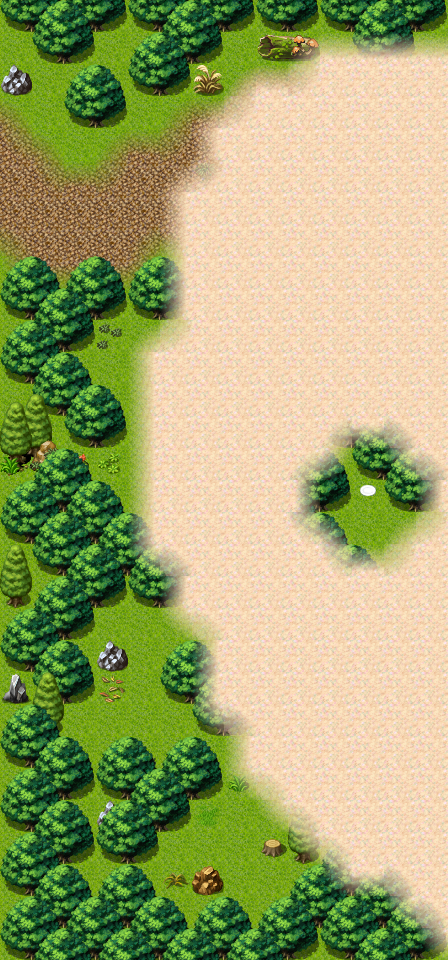

Tiled map render using the project's own tile images. Description and the map definition, with tile-layer contents summarised, below:
An orthogonal 14x30 tile map with 32x32 px tiles, 4 tile layers (Ground, Objects, Above, Top), 4 hidden layers not drawn, 61 tilesets and 8 objects (3x mapchange, 3x replace, script, spawn).

<map version="1.8" tiledversion="1.8.4" orientation="orthogonal" renderorder="right-down" width="14" height="30" tilewidth="32" tileheight="32" infinite="0" nextlayerid="20" nextobjectid="14">
 <properties>
  <property name="outdoors" value="1" />
 </properties>
 <tileset firstgid="1" name="map_bed_1" tilewidth="32" tileheight="32" tilecount="128" columns="16">
  <image source="../drawable/map_bed_1.png" width="512" height="256" />
 </tileset>
 <tileset firstgid="129" name="map_border_1" tilewidth="32" tileheight="32" tilecount="128" columns="16">
  <image source="../drawable/map_border_1.png" width="512" height="256" />
 </tileset>
 <tileset firstgid="257" name="map_bridge_1" tilewidth="32" tileheight="32" tilecount="128" columns="16">
  <image source="../drawable/map_bridge_1.png" width="512" height="256" />
 </tileset>
 <tileset firstgid="385" name="map_bridge_2" tilewidth="32" tileheight="32" tilecount="128" columns="16">
  <image source="../drawable/map_bridge_2.png" width="512" height="256" />
 </tileset>
 <tileset firstgid="513" name="map_broken_1" tilewidth="32" tileheight="32" tilecount="128" columns="16">
  <image source="../drawable/map_broken_1.png" width="512" height="256" />
 </tileset>
 <tileset firstgid="641" name="map_cavewall_1" tilewidth="32" tileheight="32" tilecount="108" columns="18">
  <image source="../drawable/map_cavewall_1.png" width="576" height="192" />
 </tileset>
 <tileset firstgid="749" name="map_cavewall_2" tilewidth="32" tileheight="32" tilecount="108" columns="18">
  <image source="../drawable/map_cavewall_2.png" width="576" height="192" />
 </tileset>
 <tileset firstgid="857" name="map_cavewall_3" tilewidth="32" tileheight="32" tilecount="108" columns="18">
  <image source="../drawable/map_cavewall_3.png" width="576" height="192" />
 </tileset>
 <tileset firstgid="965" name="map_cavewall_4" tilewidth="32" tileheight="32" tilecount="108" columns="18">
  <image source="../drawable/map_cavewall_4.png" width="576" height="192" />
 </tileset>
 <tileset firstgid="1073" name="map_chair_table_1" tilewidth="32" tileheight="32" tilecount="128" columns="16">
  <image source="../drawable/map_chair_table_1.png" width="512" height="256" />
 </tileset>
 <tileset firstgid="1201" name="map_chair_table_2" tilewidth="32" tileheight="32" tilecount="128" columns="16">
  <image source="../drawable/map_chair_table_2.png" width="512" height="256" />
 </tileset>
 <tileset firstgid="1329" name="map_crate_1" tilewidth="32" tileheight="32" tilecount="128" columns="16">
  <image source="../drawable/map_crate_1.png" width="512" height="256" />
 </tileset>
 <tileset firstgid="1457" name="map_cupboard_1" tilewidth="32" tileheight="32" tilecount="128" columns="16">
  <image source="../drawable/map_cupboard_1.png" width="512" height="256" />
 </tileset>
 <tileset firstgid="1585" name="map_curtain_1" tilewidth="32" tileheight="32" tilecount="128" columns="16">
  <image source="../drawable/map_curtain_1.png" width="512" height="256" />
 </tileset>
 <tileset firstgid="1713" name="map_entrance_1" tilewidth="32" tileheight="32" tilecount="128" columns="16">
  <image source="../drawable/map_entrance_1.png" width="512" height="256" />
 </tileset>
 <tileset firstgid="1841" name="map_entrance_2" tilewidth="32" tileheight="32" tilecount="128" columns="16">
  <image source="../drawable/map_entrance_2.png" width="512" height="256" />
 </tileset>
 <tileset firstgid="1969" name="map_fence_1" tilewidth="32" tileheight="32" tilecount="128" columns="16">
  <image source="../drawable/map_fence_1.png" width="512" height="256" />
 </tileset>
 <tileset firstgid="2097" name="map_fence_2" tilewidth="32" tileheight="32" tilecount="128" columns="16">
  <image source="../drawable/map_fence_2.png" width="512" height="256" />
 </tileset>
 <tileset firstgid="2225" name="map_fence_3" tilewidth="32" tileheight="32" tilecount="128" columns="16">
  <image source="../drawable/map_fence_3.png" width="512" height="256" />
 </tileset>
 <tileset firstgid="2353" name="map_fence_4" tilewidth="32" tileheight="32" tilecount="128" columns="16">
  <image source="../drawable/map_fence_4.png" width="512" height="256" />
 </tileset>
 <tileset firstgid="2481" name="map_ground_1" tilewidth="32" tileheight="32" tilecount="128" columns="16">
  <image source="../drawable/map_ground_1.png" width="512" height="256" />
 </tileset>
 <tileset firstgid="2609" name="map_ground_2" tilewidth="32" tileheight="32" tilecount="128" columns="16">
  <image source="../drawable/map_ground_2.png" width="512" height="256" />
 </tileset>
 <tileset firstgid="2737" name="map_ground_3" tilewidth="32" tileheight="32" tilecount="128" columns="16">
  <image source="../drawable/map_ground_3.png" width="512" height="256" />
 </tileset>
 <tileset firstgid="2865" name="map_ground_4" tilewidth="32" tileheight="32" tilecount="128" columns="16">
  <image source="../drawable/map_ground_4.png" width="512" height="256" />
 </tileset>
 <tileset firstgid="2993" name="map_ground_5" tilewidth="32" tileheight="32" tilecount="128" columns="16">
  <image source="../drawable/map_ground_5.png" width="512" height="256" />
 </tileset>
 <tileset firstgid="3121" name="map_ground_6" tilewidth="32" tileheight="32" tilecount="128" columns="16">
  <image source="../drawable/map_ground_6.png" width="512" height="256" />
 </tileset>
 <tileset firstgid="3249" name="map_ground_7" tilewidth="32" tileheight="32" tilecount="128" columns="16">
  <image source="../drawable/map_ground_7.png" width="512" height="256" />
 </tileset>
 <tileset firstgid="3377" name="map_ground_8" tilewidth="32" tileheight="32" tilecount="128" columns="16">
  <image source="../drawable/map_ground_8.png" width="512" height="256" />
 </tileset>
 <tileset firstgid="3505" name="map_house_1" tilewidth="32" tileheight="32" tilecount="128" columns="16">
  <image source="../drawable/map_house_1.png" width="512" height="256" />
 </tileset>
 <tileset firstgid="3633" name="map_house_2" tilewidth="32" tileheight="32" tilecount="128" columns="16">
  <image source="../drawable/map_house_2.png" width="512" height="256" />
 </tileset>
 <tileset firstgid="3761" name="map_indoor_1" tilewidth="32" tileheight="32" tilecount="128" columns="16">
  <image source="../drawable/map_indoor_1.png" width="512" height="256" />
 </tileset>
 <tileset firstgid="3889" name="map_indoor_2" tilewidth="32" tileheight="32" tilecount="128" columns="16">
  <image source="../drawable/map_indoor_2.png" width="512" height="256" />
 </tileset>
 <tileset firstgid="4017" name="map_kitchen_1" tilewidth="32" tileheight="32" tilecount="128" columns="16">
  <image source="../drawable/map_kitchen_1.png" width="512" height="256" />
 </tileset>
 <tileset firstgid="4145" name="map_outdoor_1" tilewidth="32" tileheight="32" tilecount="128" columns="16">
  <image source="../drawable/map_outdoor_1.png" width="512" height="256" />
 </tileset>
 <tileset firstgid="4273" name="map_pillar_1" tilewidth="32" tileheight="32" tilecount="128" columns="16">
  <image source="../drawable/map_pillar_1.png" width="512" height="256" />
 </tileset>
 <tileset firstgid="4401" name="map_pillar_2" tilewidth="32" tileheight="32" tilecount="128" columns="16">
  <image source="../drawable/map_pillar_2.png" width="512" height="256" />
 </tileset>
 <tileset firstgid="4529" name="map_plant_1" tilewidth="32" tileheight="32" tilecount="128" columns="16">
  <image source="../drawable/map_plant_1.png" width="512" height="256" />
 </tileset>
 <tileset firstgid="4657" name="map_plant_2" tilewidth="32" tileheight="32" tilecount="128" columns="16">
  <image source="../drawable/map_plant_2.png" width="512" height="256" />
 </tileset>
 <tileset firstgid="4785" name="map_rock_1" tilewidth="32" tileheight="32" tilecount="128" columns="16">
  <image source="../drawable/map_rock_1.png" width="512" height="256" />
 </tileset>
 <tileset firstgid="4913" name="map_rock_2" tilewidth="32" tileheight="32" tilecount="128" columns="16">
  <image source="../drawable/map_rock_2.png" width="512" height="256" />
 </tileset>
 <tileset firstgid="5041" name="map_roof_1" tilewidth="32" tileheight="32" tilecount="128" columns="16">
  <image source="../drawable/map_roof_1.png" width="512" height="256" />
 </tileset>
 <tileset firstgid="5169" name="map_roof_2" tilewidth="32" tileheight="32" tilecount="128" columns="16">
  <image source="../drawable/map_roof_2.png" width="512" height="256" />
 </tileset>
 <tileset firstgid="5297" name="map_roof_3" tilewidth="32" tileheight="32" tilecount="128" columns="16">
  <image source="../drawable/map_roof_3.png" width="512" height="256" />
 </tileset>
 <tileset firstgid="5425" name="map_shop_1" tilewidth="32" tileheight="32" tilecount="128" columns="16">
  <image source="../drawable/map_shop_1.png" width="512" height="256" />
 </tileset>
 <tileset firstgid="5553" name="map_sign_ladder_1" tilewidth="32" tileheight="32" tilecount="128" columns="16">
  <image source="../drawable/map_sign_ladder_1.png" width="512" height="256" />
 </tileset>
 <tileset firstgid="5681" name="map_table_1" tilewidth="32" tileheight="32" tilecount="128" columns="16">
  <image source="../drawable/map_table_1.png" width="512" height="256" />
 </tileset>
 <tileset firstgid="5809" name="map_trail_1" tilewidth="32" tileheight="32" tilecount="128" columns="16">
  <image source="../drawable/map_trail_1.png" width="512" height="256" />
 </tileset>
 <tileset firstgid="5937" name="map_transition_1" tilewidth="32" tileheight="32" tilecount="128" columns="16">
  <image source="../drawable/map_transition_1.png" width="512" height="256" />
 </tileset>
 <tileset firstgid="6065" name="map_transition_2" tilewidth="32" tileheight="32" tilecount="128" columns="16">
  <image source="../drawable/map_transition_2.png" width="512" height="256" />
 </tileset>
 <tileset firstgid="6193" name="map_transition_3" tilewidth="32" tileheight="32" tilecount="128" columns="16">
  <image source="../drawable/map_transition_3.png" width="512" height="256" />
 </tileset>
 <tileset firstgid="6321" name="map_transition_4" tilewidth="32" tileheight="32" tilecount="128" columns="16">
  <image source="../drawable/map_transition_4.png" width="512" height="256" />
 </tileset>
 <tileset firstgid="6449" name="map_transition_5" tilewidth="32" tileheight="32" tilecount="128" columns="16">
  <image source="../drawable/map_transition_5.png" width="512" height="256" />
 </tileset>
 <tileset firstgid="6577" name="map_tree_1" tilewidth="32" tileheight="32" tilecount="128" columns="16">
  <image source="../drawable/map_tree_1.png" width="512" height="256" />
 </tileset>
 <tileset firstgid="6705" name="map_tree_2" tilewidth="32" tileheight="32" tilecount="128" columns="16">
  <image source="../drawable/map_tree_2.png" width="512" height="256" />
 </tileset>
 <tileset firstgid="6833" name="map_wall_1" tilewidth="32" tileheight="32" tilecount="128" columns="16">
  <image source="../drawable/map_wall_1.png" width="512" height="256" />
 </tileset>
 <tileset firstgid="6961" name="map_wall_2" tilewidth="32" tileheight="32" tilecount="120" columns="15">
  <image source="../drawable/map_wall_2.png" width="480" height="256" />
 </tileset>
 <tileset firstgid="7081" name="map_wall_3" tilewidth="32" tileheight="32" tilecount="120" columns="15">
  <image source="../drawable/map_wall_3.png" width="480" height="256" />
 </tileset>
 <tileset firstgid="7201" name="map_wall_4" tilewidth="32" tileheight="32" tilecount="120" columns="15">
  <image source="../drawable/map_wall_4.png" width="480" height="256" />
 </tileset>
 <tileset firstgid="7321" name="map_window_1" tilewidth="32" tileheight="32" tilecount="128" columns="16">
  <image source="../drawable/map_window_1.png" width="512" height="256" />
 </tileset>
 <tileset firstgid="7449" name="map_window_2" tilewidth="32" tileheight="32" tilecount="128" columns="16">
  <image source="../drawable/map_window_2.png" width="512" height="256" />
 </tileset>
 <tileset firstgid="7577" name="map_guynmart" tilewidth="32" tileheight="32" tilecount="128" columns="16">
  <image source="../drawable/map_guynmart.png" width="512" height="256" />
 </tileset>
 <layer id="1" name="Ground" width="14" height="30">
  <data>[420 cells, 420 non-empty, 2 distinct tile ids]</data>
 </layer>
 <layer id="2" name="Objects" width="14" height="30">
  <data>[420 cells, 246 non-empty, 40 distinct tile ids]</data>
 </layer>
 <layer id="3" name="Above" width="14" height="30">
  <data>[420 cells, 158 non-empty, 5 distinct tile ids]</data>
 </layer>
 <layer id="10" name="Top" width="14" height="30">
  <data>[420 cells, 232 non-empty, 15 distinct tile ids]</data>
 </layer>
 <layer id="15" name="Top7" width="14" height="30" visible="0">
  <data>[420 cells, 178 non-empty, 13 distinct tile ids]</data>
 </layer>
 <layer id="18" name="Top6" width="14" height="30" visible="0">
  <data>[420 cells, 222 non-empty, 13 distinct tile ids]</data>
 </layer>
 <layer id="11" name="Top0" width="14" height="30" visible="0">
  <data>[420 cells, 418 non-empty, 1 distinct tile ids]</data>
 </layer>
 <layer id="5" name="Walkable" width="14" height="30" visible="0">
  <data>[420 cells, 192 non-empty, 1 distinct tile ids]</data>
 </layer>
 <objectgroup id="6" name="Mapevents">
  <object id="1" name="east2" type="mapchange" x="416" y="864" width="32" height="64">
   <properties>
    <property name="map" value="guynmart_wood_13" />
    <property name="place" value="west2" />
   </properties>
  </object>
  <object id="2" name="east1" type="mapchange" x="416" y="32" width="32" height="640">
   <properties>
    <property name="map" value="guynmart_wood_13" />
    <property name="place" value="west1" />
   </properties>
  </object>
  <object id="3" name="west1" type="mapchange" x="0" y="32" width="32" height="256">
   <properties>
    <property name="map" value="guynmart_wood_15" />
    <property name="place" value="east" />
   </properties>
  </object>
  <object id="11" name="feygard_fogmonster1_heart" type="script" x="352" y="480" width="32" height="32" />
 </objectgroup>
 <objectgroup id="12" name="Spawn" visible="0">
  <object id="4" name="feygard_fogmonster1" type="spawn" x="352" y="480" width="32" height="32">
   <properties>
    <property name="quantity" value="1" />
    <property name="spawngroup" value="feygard_fogmonster1" />
   </properties>
  </object>
 </objectgroup>
 <objectgroup id="8" name="Keys" visible="0" />
 <objectgroup id="13" name="Replace" visible="0">
  <object id="7" name="feygard_fog7" type="replace" x="0" y="0" width="448" height="960">
   <properties>
    <property name="Top" value="Top7" />
    <property name="requireId" value="feygard_fog" />
    <property name="requireType" value="questProgress" />
    <property name="requireValue" value="7" />
   </properties>
  </object>
  <object id="12" name="feygard_fog6" type="replace" x="0" y="0" width="448" height="960">
   <properties>
    <property name="Top" value="Top6" />
    <property name="requireId" value="feygard_fog" />
    <property name="requireType" value="questProgress" />
    <property name="requireValue" value="6" />
   </properties>
  </object>
  <object id="13" name="feygard_fog0" type="replace" x="0" y="0" width="448" height="960">
   <properties>
    <property name="Top" value="Top0" />
    <property name="requireId" value="feygard_fog" />
    <property name="requireType" value="questProgress" />
    <property name="requireValue" value="1" />
   </properties>
  </object>
 </objectgroup>
</map>
